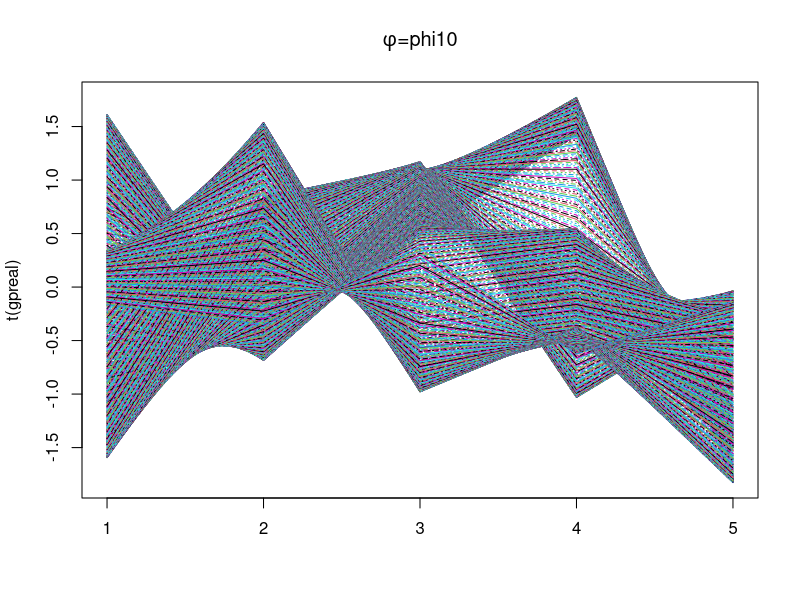
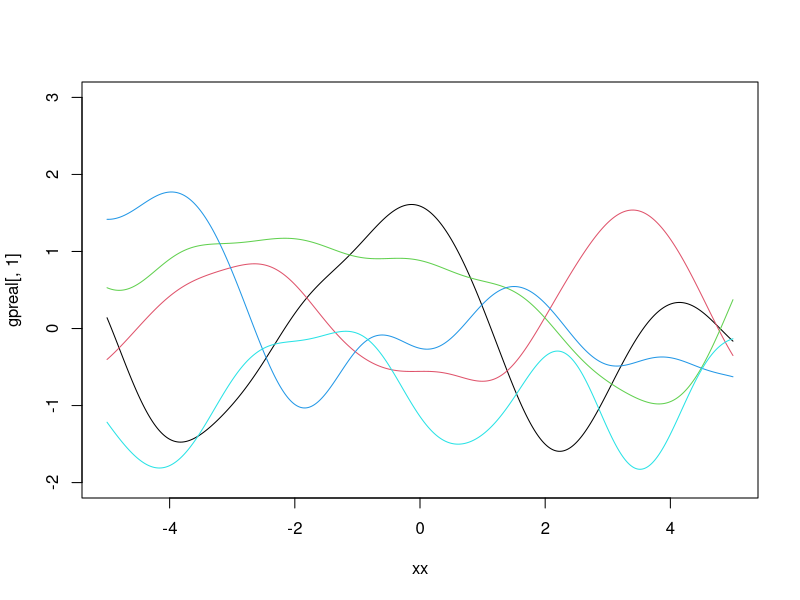
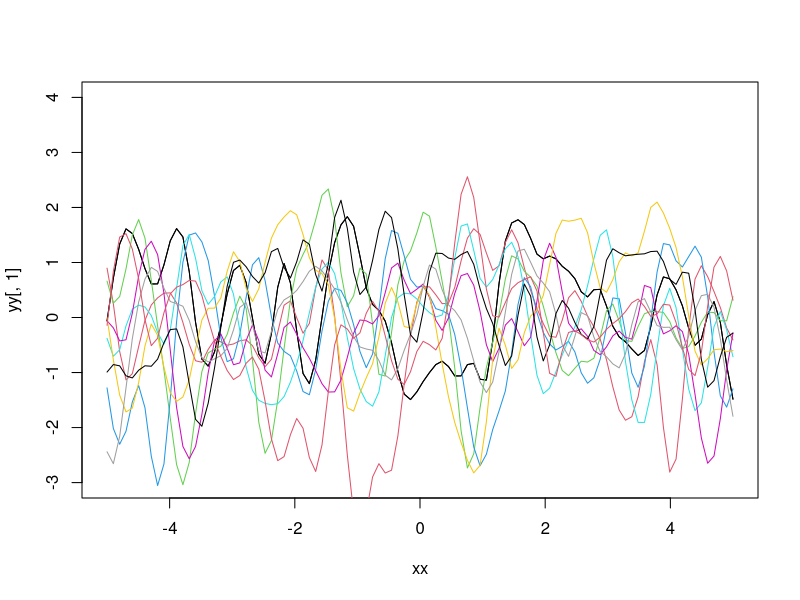
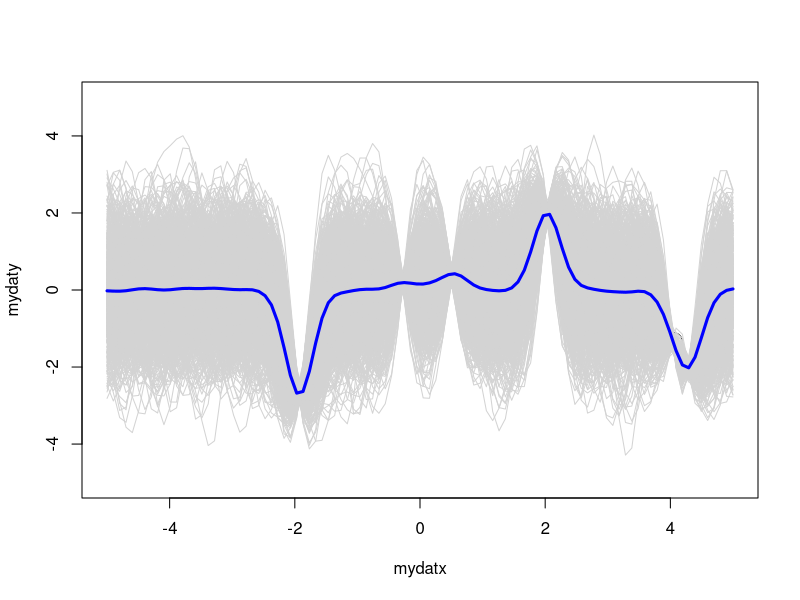
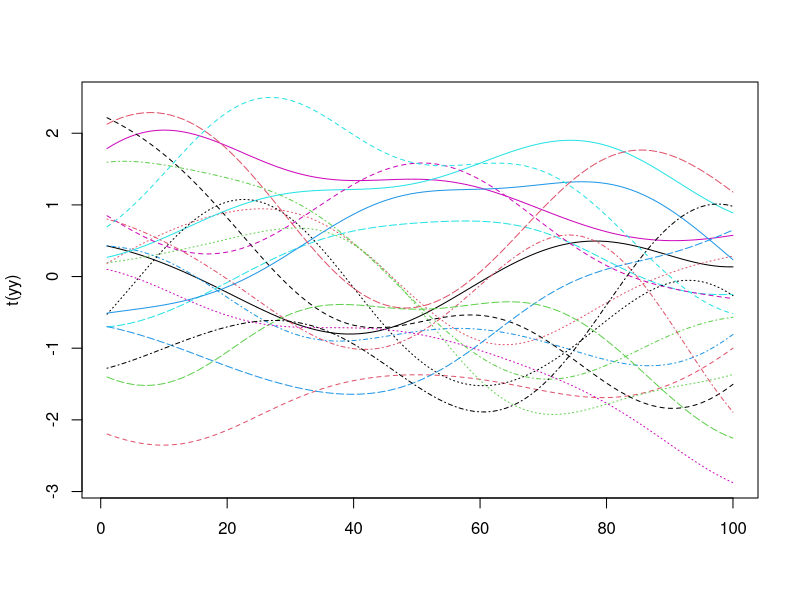
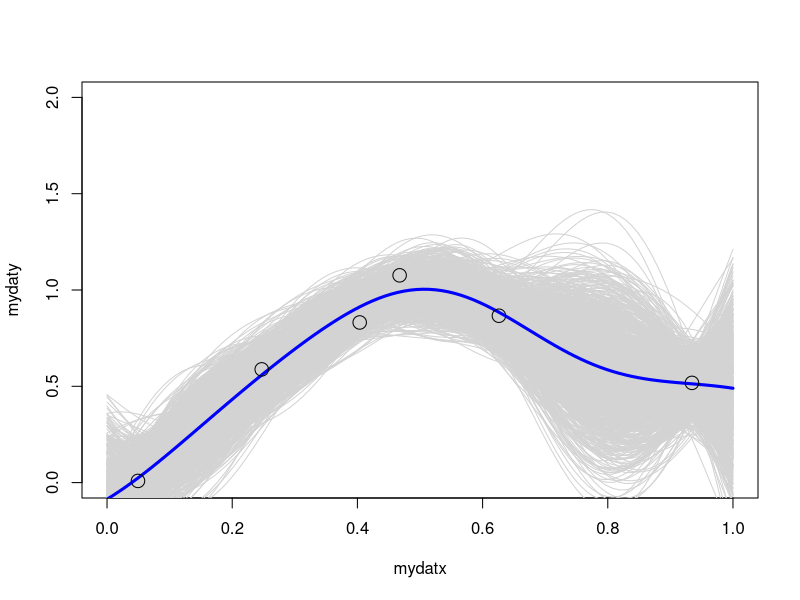

These figures' R source, in order:
library(MASS)

# Prior draws
nreal = 5
np = 1000
phi10 = .5
xx = seq(-5,5, length = np)
dd = dist(xx, upper = T, diag = T)^2
Sigma = exp(-phi10*as.matrix(dd))
gpreal = t(mvrnorm(nreal, rep(0,np), Sigma))

matplot(t(gpreal), type = "l", main = expression(paste(phi,'=', phi10)))
plot(xx,gpreal[,1], type = "l", ylim = c(-2,3))
for(i in 2:dim(gpreal)[2]){
  lines(xx,gpreal[,i], col = i)
}

#################################
# 
mysimfunc<-function(x){
  out<-3*sin(x)^3 
  return(out)
}
nrep = 1000
ndat = 6
np = 100
sigma2 = .1
nreal = 10
mydatx = runif(ndat,-5,5)
mydaty = mysimfunc(mydatx) + rnorm(ndat,0, sqrt(sigma2))

phi = 10
xx = seq(-5,5, length = np)
dd = dist(xx, upper = T, diag = T)
Sig = exp(-phi*as.matrix(dd^2))
# Prior Draws 
yy = t(mvrnorm(nreal, rep(0,np),Sig))
plot(xx,yy[,1],type = "l",ylim= c(-3,4))
for(i in 1:nreal){
  lines(xx,yy[,i], col = i)
}
# OR we can just do matplot
Sigxx = exp(-phi*as.matrix(dist(mydatx,upper = T,diag = T)^2))
mypostmean = rep(0,np)
signoise = .01
smallk1 = matrix(0, ncol = np, nrow = ndat)
smallk2 = matrix(0, ncol = ndat, nrow = np) # We could just do the transpose of the previous
for(i in 1:np){
  smallk1[,i] = exp(-phi * (xx[i] - mydatx)^2)
}
for( i in 1:ndat){
  smallk2[,i] = exp(-phi * (mydatx[i] - xx)^2)
}
covinv = solve(Sigxx + diag(signoise, ndat))
mumat = t(smallk1) %*% covinv %*% mydaty
sigmat = Sig - t(smallk1) %*% covinv %*% t(smallk2)

yfit = mvrnorm(nrep,mumat,sigmat)
meany = apply(yfit,2,mean)
plot(mydatx,mydaty,pch = 1, cex = 2.5, xlim = c(-5,5), ylim = c(-5,5))
for(i in 1:nrep){
  lines(xx, yfit[i,], col = "lightgray")
}
lines(xx,meany, col = "blue", lwd = 3)


#########################
mysimfunc<-function(x){
  out<-16*x^2*(1-x)^2
  out[x>=0.7]<-  out[x>=0.7] +32*(x[x>=0.7]-0.7)^3
  return(out)
}
nrep<-1000
ndat<-6
np<-100
mydatx<-runif(ndat)
#mydatx<-seq(0,1,length=ndat)
mydaty<-mysimfunc(mydatx)+rnorm(length(mydatx),0,sqrt(0.01))

phi<-10
xx<-seq(0,1,length=np)
dd<-dist(xx,upper=T,diag=T)
Sig<-exp(-phi*as.matrix(dd^2))
yy<-mvrnorm(20,rep(0,np),Sig)
matplot(t(yy),type="l")  
Sigxx<-exp(-phi*as.matrix(dist(mydatx,upper=T,diag=T)^2))
mypostmean<-rep(0,np)
signoise<-0.01
smallk1<-matrix(0,ncol=np,nrow=ndat)
smallk2<-matrix(0,ncol=ndat,nrow=np)
for(i in 1:np){
  smallk1[,i]<-exp(-phi*(xx[i]-mydatx)^2)
}
for(i in 1:ndat){
  smallk2[,i]<-exp(-phi*(mydatx[i]-xx)^2)
}
covinv<-solve(Sigxx+diag(signoise,ndat))
mumat<-t(smallk1)%*%covinv%*%mydaty
sigmat<-Sig-t(smallk1)%*%covinv%*%t(smallk2)

yfit<-mvrnorm(nrep,mumat,sigmat)
meany<-apply(yfit,2,mean)
plot(mydatx,mydaty,pch=1,cex=2.5,xlim=c(0,1),ylim=c(0,2))
for(i in 1:nrep){
  lines(xx,yfit[i,],col="lightgray")
}
lines(xx,meany,col="blue",lwd=3)
points(mydatx,mydaty,pch=1,cex=1.8)